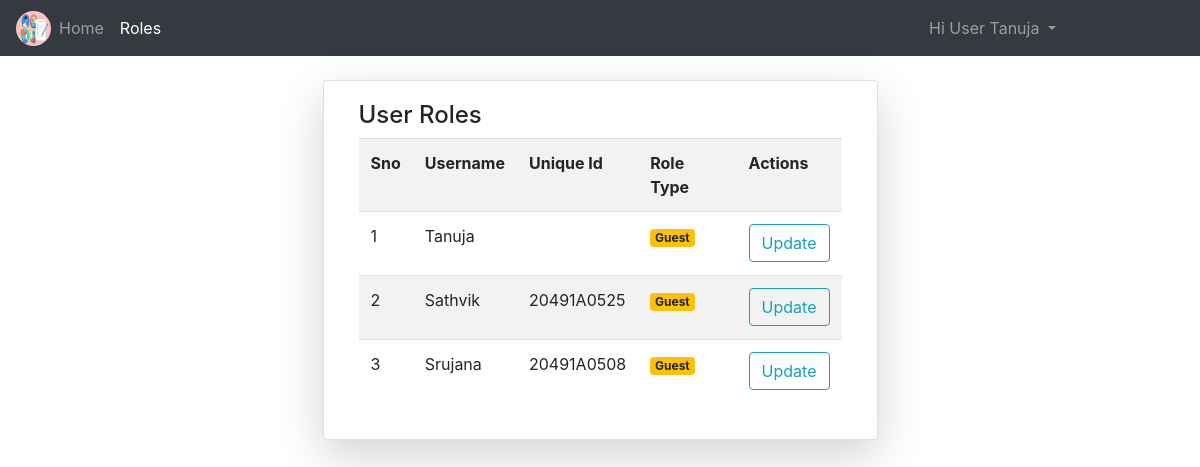
The page /roles/ (signed in) on the database its author committed.
### NotesApp/models.py (models this page shows)
class User(AbstractUser):
	v = [
		('d','Select Your gender'),
		('M','Male'),
		('F','Female'),
	]
	p = [
		('G','Guest'),
		('T','Teacher'),
		('S','Student'),
	]
	gd = models.CharField(choices=v,default='d',max_length=5)
	mb = models.CharField(max_length=11)
	uq = models.CharField(max_length=10)
	role = models.CharField(choices=p,default='G',max_length=5)
	is_teacher = models.BooleanField(default=False)
	is_student = models.BooleanField(default=False)
	pfimg = models.ImageField(upload_to='Profiles/',default='demoprofile.png')

### NotesApp/views.py (the view)
# urls.py: path('roles/',views.rolechange,name="role"),
def rolechange(request):
	k = User.objects.all()
	return render(request,'notehtmls/role.html',{'u':k})

### templates/notehtmls/role.html (shortened to what this page needs)
{% extends 'notehtmls/base.html' %}
{% block content %}
<div class="container mt-4">
	<div class="card col-md-6 shadow-lg mx-auto">
		<div class="card-body">
			<h4>User Roles</h4>
			<table class="table table-striped table-hover">
				<tr>
					<th>Sno</th>
					<th>Username</th>
					<th>Unique Id</th>
					<th>Role Type</th>
					<th>Actions</th>
				</tr>
				{% for i in u %}
				<tr>
					<td>{{forloop.counter}}</td>
					<td>{{i.username}}</td>
					<td>{{i.uq}}</td>
					<td>
						{% if i.role == 'G' %}
							<p class="badge badge-warning">Guest</p>
						{% elif i.role == 'T' %}
							<p class="badge badge-info">Teacher</p>
						{% elif i.role == 'S' %}
							<p class="badge badge-success">Student</p>
						{% else %}
							<p class="badge badge-danger">Admin</p>
						{% endif %}
					</td>
					<td>
						<a href="{% url 'rolup' i.id %}" class="btn btn-outline-info">Update</a>
					</td>
				</tr>
				{% endfor %}
			</table>
		</div>
	</div>
</div>
{% endblock %}

### templates/notehtmls/navbar.html (shortened to what this page needs)
{% load static %}
<nav class="navbar navbar-expand-md bg-dark navbar-dark">
    <img src="{% static 'images/icons/logo.png' %}" class="rounded-circle" height="35px" width="35px">
    <div class="collapse navbar-collapse" id="collapsibleNavbar">
      <ul class="navbar-nav">
        {% if not user.is_authenticated %}
        <li class="nav-item">
          <a class="nav-link {% if request.path == '/' %}active{% endif %}" href="{% url 'hm' %}">Home</a>
        </li>
        <li class="nav-item">
          <a class="nav-link {% if request.path == '/abt/' %}active{% endif %}" href="{% url 'ab' %}">About</a>
        </li>
        <li class="nav-item">
          <a class="nav-link {% if request.path == '/cnt/' %}active{% endif %}" href="{% url 'ct' %}">Contact</a>
        </li>
        <li class="nav-item">
          <a class="nav-link {% if request.path == '/reg/' %}active{% endif %}" href="{% url 'rg' %}">Register</a>
        </li>
        {% else %}
        <li class="nav-item">
          <a class="nav-link {% if request.path == '/' %}active{% endif %}" href="{% url 'hm' %}">Home</a>
        </li>
        {% if user.is_superuser %}
        <li class="nav-item">
          <a class="nav-link {% if request.path == '/roles/' %}active{% endif %}" href="{% url 'role' %}">Roles</a>
        </li>
        {% elif user.role == 'T' and user.is_teacher == 1 %}
        <li class="nav-item">
          <a class="nav-link" href="">Notes</a>
        </li>
        {% elif user.role == 'S' and user.is_student == 1 %}
        <li class="nav-item">
          <a class="nav-link" href="">View Notes</a>
        </li>
        {% else %}
        <li class="nav-item">
          <a class="nav-link" href="">Access Denied</a>
        </li>
        {% endif %}
        {% endif %}
      </ul>
      <ul class="navbar-nav ml-auto" style="margin-right: 120px;">
        {% if not user.is_authenticated %}
        <li class="nav-item">
          <a class="nav-link {% if request.path == '/login/' %}active{% endif %}" href="{% url 'lg' %}">Login</a>
        </li>
        {% else %}
        <div class="dropdown" style="cursor: pointer;">
          <a class="dropdown-toggle nav-link" data-toggle="dropdown">
            Hi User {{request.user.username}}
          </a>
        </div>
        {% endif %}
      </ul>
    </div>
</nav>

### rows shown on the page
User: user.username "Tanuja", username "Tanuja", role "Guest"
User: username "Sathvik", uq "20491A0525", role "Guest"
User: username "Srujana", uq "20491A0508", role "Guest"
